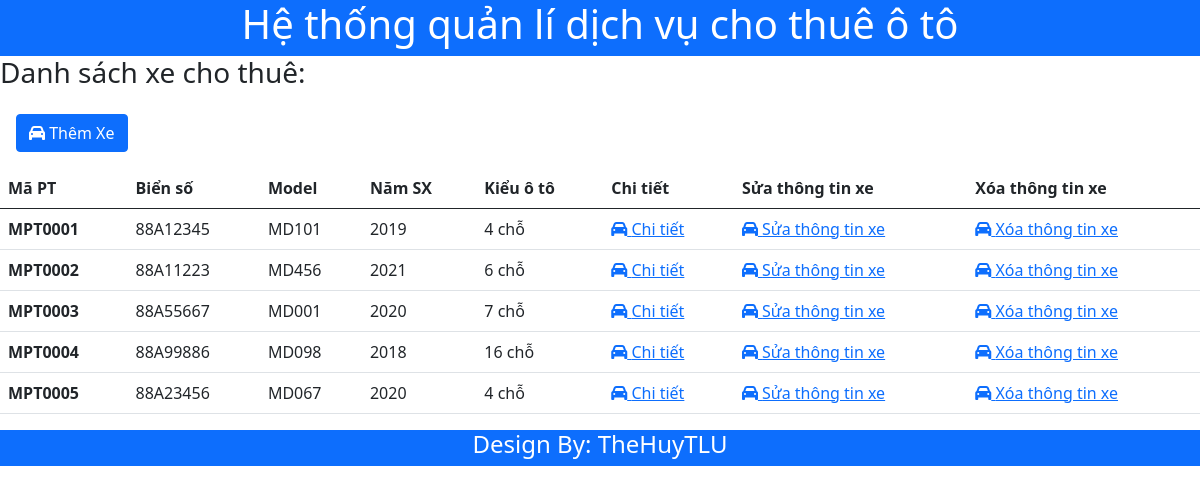
The page / on the database its author committed.
### tables this page shows
CREATE TABLE `cars` (
  `vehicle_id` varchar(8) NOT NULL,
  `license_no` varchar(9) NOT NULL,
  `model` varchar(10) NOT NULL,
  `year` int(4) NOT NULL,
  `ctype` varchar(10) NOT NULL,
  `drate` int(10) NOT NULL,
  `wrate` int(10) NOT NULL,
  `status` varchar(30) DEFAULT NULL
);

### src/index.php (the view, shortened to what this page needs)
<?php
    include 'header.php';
?>
    <main>
        <h3>Danh sách xe cho thuê:</h3>
        <a href="addCar.php"class="btn btn-primary m-3"><i class="fas fa-car"></i> Thêm Xe</a>
        <table class="table">
            <thead>
                <tr>
                <th scope="col">Mã PT</th>
                <th scope="col">Biển số</th>
                <th scope="col">Model</th>
                <th scope="col">Năm SX</th>
                <th scope="col">Kiểu ô tô</th>
                <th scope="col">Chi tiết</th>
                <th scope="col">Sửa thông tin xe</th>
                <th scope="col">Xóa thông tin xe</th>
                </tr>
            </thead>
            <tbody>
                <?php
                    include 'config.php';
                    $sql = "SELECT vehicle_id, license_no, model, year, ctype	FROM cars ";
                    $result = mysqli_query($conn, $sql);
                    if(mysqli_num_rows($result)>0){
                        while($row = mysqli_fetch_assoc($result)){
                            echo '<tr>';
                                echo '<th scope="row">'.$row['vehicle_id'].'</th>';
                                echo '<td>'.$row['license_no'].'</td>';
                                echo '<td>'.$row['model'].'</td>';
                                echo '<td>'.$row['year'].'</td>';
                                echo '<td>'.$row['ctype'].'</td>';
                                echo '<td><a href="descriptionCar.php?id='.$row['vehicle_id'].'" class="text-primary"><i class="fas fa-car"></i> Chi tiết</a></td>';
                                echo '<td><a href="editCar.php?id='.$row['vehicle_id'].'" class="text-primary"><i class="fas fa-car"></i> Sửa thông tin xe</a></td>';
                                echo '<td><a href="deleteCar.php?id='.$row['vehicle_id'].'" class="text-primary"><i class="fas fa-car"></i> Xóa thông tin xe</a></td>';
                            echo '</tr>';
                        }
                    }
                ?>
            </tbody>
        </table>
    </main>
<?php include 'footer.php'?>

### src/header.php (shortened to what this page needs)
<!doctype html>
<html lang="en">
  <head>
    <link href="https://cdn.jsdelivr.net/npm/bootstrap@5.0.2/dist/css/bootstrap.min.css" rel="stylesheet">
    <link rel="stylesheet" href="https://cdnjs.cloudflare.com/ajax/libs/font-awesome/6.0.0-beta2/css/all.min.css" />
  </head>
  <body>
    <section id="header">
        <div class=" row bg-primary text-center">
          <h1 style="color:#fff;" >Hệ thống quản lí dịch vụ cho thuê ô tô</h1>
        </div>
    </section>

### src/footer.php (shortened to what this page needs)
<section id="footer " class="row text-center bg-primary">
        <h4 style="color:#fff;">Design By: TheHuyTLU</h4>
    </section>
  </body>
</html>

### rows shown on the page
cars: vehicle_id "MPT0001", license_no "88A12345", model "MD101", year "2019", ctype "4 chỗ"
cars: vehicle_id "MPT0002", license_no "88A11223", model "MD456", year "2021", ctype "6 chỗ"
cars: vehicle_id "MPT0003", license_no "88A55667", model "MD001", year "2020", ctype "7 chỗ"
cars: vehicle_id "MPT0004", license_no "88A99886", model "MD098", year "2018", ctype "16 chỗ"
cars: vehicle_id "MPT0005", license_no "88A23456", model "MD067", year "2020", ctype "4 chỗ"
